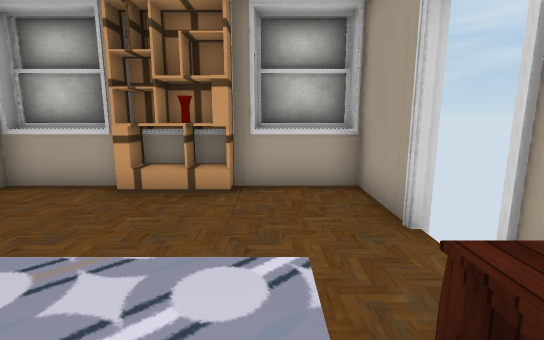
view 1 (above)

12 first-person views from a walk through a scene from a Unity 3-D project. The camera is 1.4 m above the floor, tilts 10° down and sees 85° across. The floor is counted in squares, 1 m on a side. Each view is taken from the middle of a square. On the plan, view 1 faces up. The plan holds only what a view shows up to about 14 squares ahead; the rest is blank. The place goes on beyond the plan. The player is left out. Door leaves are left out, so doorways stand open. Some surface patterns are stand-ins.

view 2
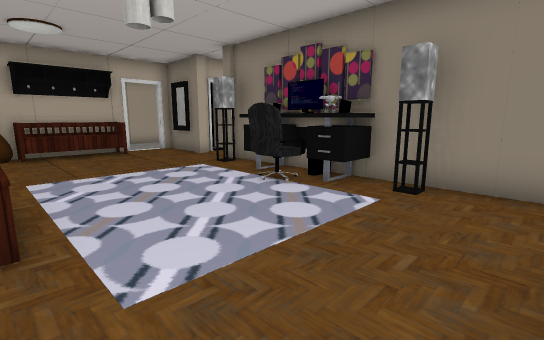

view 3
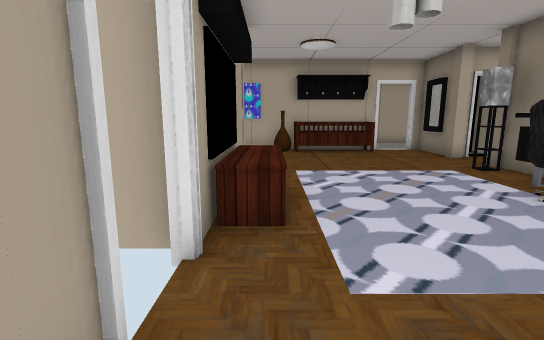

view 4
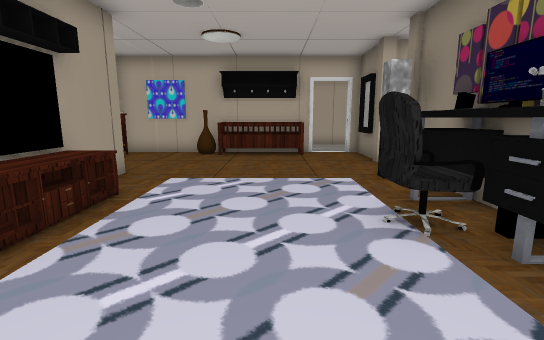

view 5
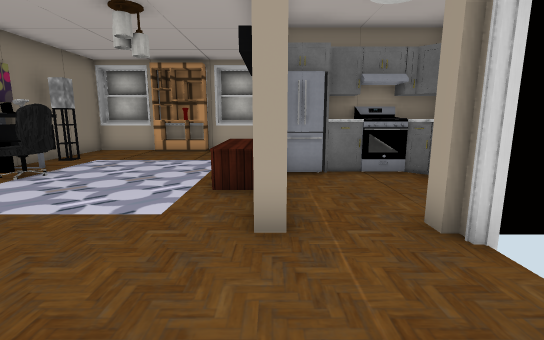

view 6
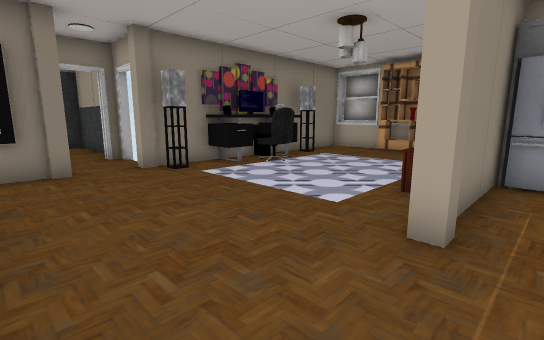

view 7
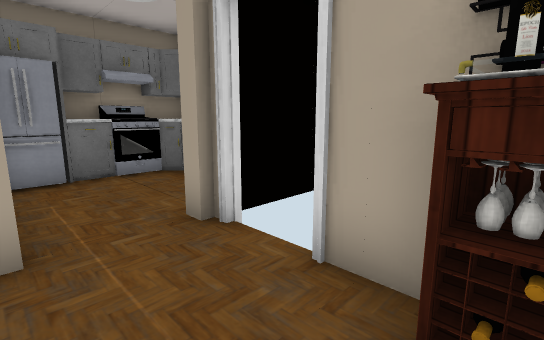

view 8
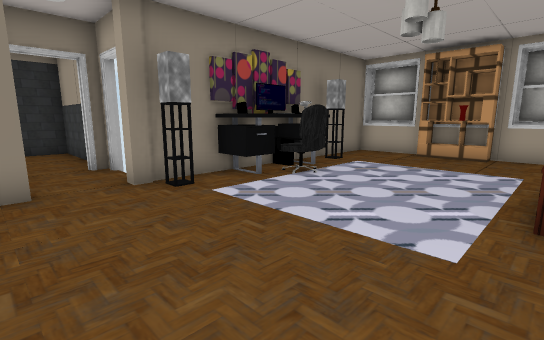

view 9
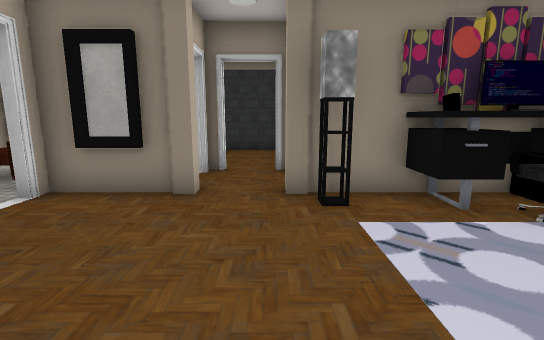

view 10
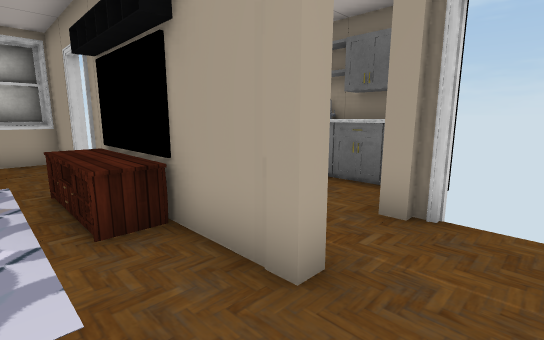

view 11
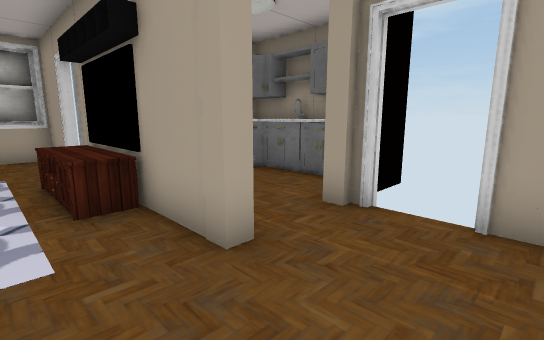

view 12
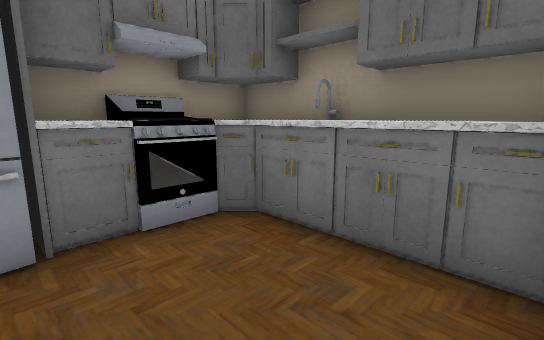

### Floor plan
Points are (right, up) in squares from view 1. A wall is a line through its corners. A room is listed if a view was taken in it or the views show most of it. See-through windows are left out.
Room 1 (views 1, 2, 3, 4, 5, 6, 7, 8, 9, 10, 11, 12)
walls: (1.8, -2.6) (1.8, -0.4); (2, -0.5) (2, -2.4); (-5.1, -2.8) (-4.6, -2.8) (-4.6, -3.2) (-5.1, -3.2); (1.8, 1.4) (1.8, 2.2); (4.3, -3.9) (4.3, -3.5); (4.4, 0.6) (3.4, 0.6); (-0.6, -8.2) (4.1, -8.2); (1.8, 3.6) (1.8, 6.4) (-0.4, 6.4); (-5.5, -6.4) (-5.5, -8.2) (-5, -8.2); (-5.1, 3.1) (-4.6, 3.1) (-4.6, 2.7) (-5.1, 2.7); (-3.8, -8.2) (-2.4, -8.2); (5.8, -3) (5.8, 0.2) (5.5, 0.6); (4.3, -6.6) (4.3, -5.2); (3.5, -7.5) (3.5, -6.4); (-8, -3.4) (-8, -4); (-8, -5.2) (-8, -5.7); (6.8, -2.9) (6.8, 1.6) (3.2, 1.6); (-3, 6) (-5.5, 6) (-5.5, -3.4); (1.9, 6) (-1.5, 6); (-3.4, 6.4) (-5.3, 6.4)
ways out: open door at (-8, -4.5); open door at (-7, -6); open door at (-7, -3); open door at (-4.3, -8.3); open door at (2, 3); open door at (4, -4.5)
objects: other object (-6, -6); other object (-6, -4); other object (-5, -7); other object (-5, -1) to (-5, 1); other object (-5, 2); other object (-4, -1); other object (-4, 0) to (-4, 1); other object (-3, -8) to (-1, -7); other object (-2, 6); other object (0, -8) to (1, -7); other object (1, -1) to (1, 1); other object (2, -3); other object (2, 0); other object (2, 1) to (3, 1); other object (3, 0); other object (4, -3); other object (5, 1)

Where each view was taken, in squares from view 1:
view 1: 0 up, 0 right, facing up
view 2: 5 up, 1 right, facing down-left
view 3: 5 up, 1 right, facing down
view 4: 4 up, 2 left, facing down
view 5: 7 down, 2 right, facing up
view 6: 7 down, 3 right, facing up-left
view 7: 7 down, 2 right, facing up-right
view 8: 6 down, 1 right, facing up-left
view 9: 4 down, 0 right, facing left
view 10: 5 down, 0 right, facing up-right
view 11: 6 down, 0 right, facing up-right
view 12: 3 down, 3 right, facing up-right
